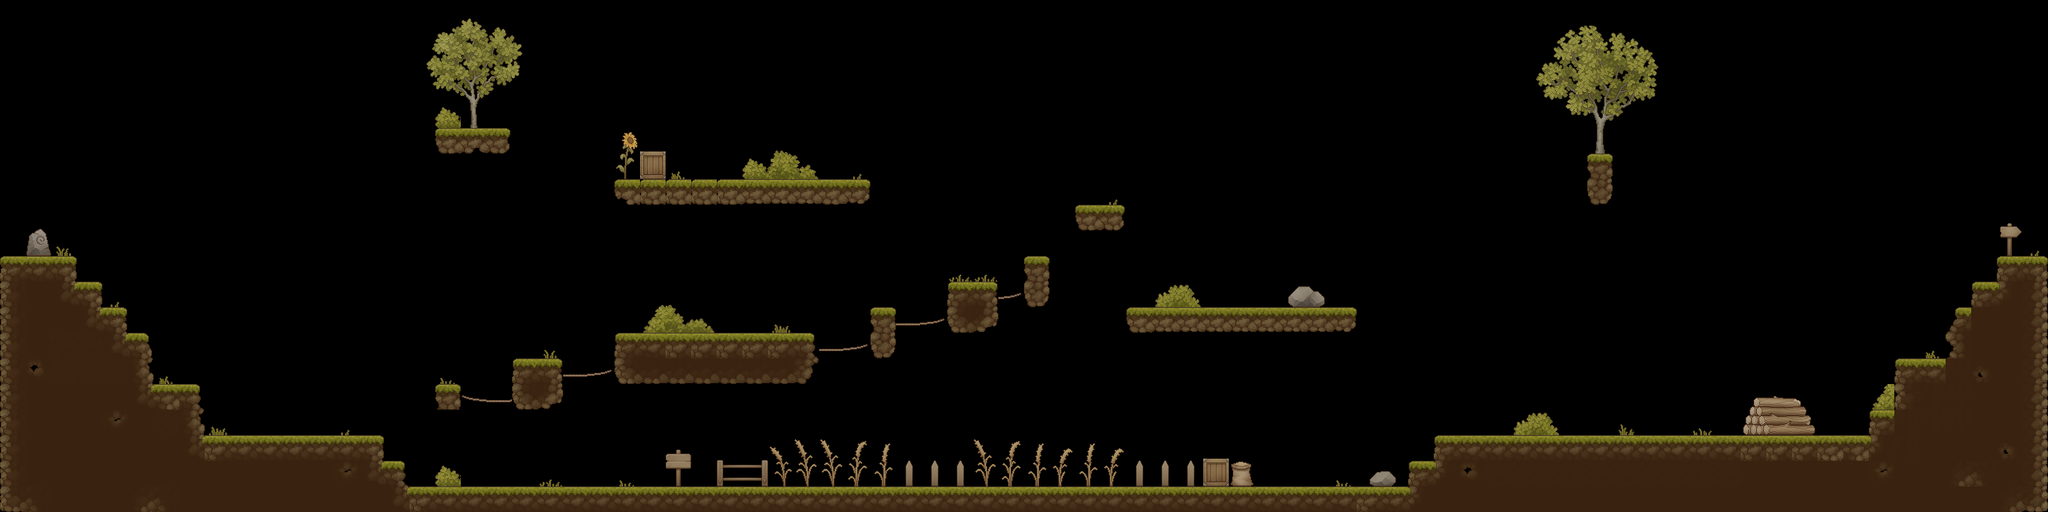

Tiled map render using the project's own tile images. Description and the whole map definition, tile-layer contents included, below:
An orthogonal 80x20 tile map with 32x32 px tiles, 2 tile layers (Sol, Déco), 2 tilesets.

<map version="1.10" tiledversion="1.10.2" orientation="orthogonal" renderorder="right-down" width="80" height="20" tilewidth="32" tileheight="32" infinite="0" nextlayerid="4" nextobjectid="1">
 <tileset firstgid="1" name="TX_Tileset_Ground" tilewidth="32" tileheight="32" tilecount="256" columns="16">
  <image source="TX_Tileset_Ground.png" width="512" height="512" />
 </tileset>
 <tileset firstgid="257" name="TX Village Props" tilewidth="32" tileheight="32" tilecount="1024" columns="32">
  <image source="village.png" width="1024" height="1024" />
 </tileset>
 <layer id="1" name="Sol" width="80" height="20" locked="1">
  <data encoding="csv">
38,0,0,0,0,0,0,0,0,0,0,0,0,0,0,0,0,0,0,0,0,0,0,0,0,0,0,0,0,0,0,0,0,0,0,0,0,0,0,0,0,0,0,0,0,0,0,0,0,0,0,0,0,0,0,0,0,0,0,0,0,0,0,0,0,0,0,0,0,0,0,0,0,0,0,0,0,0,0,0,
38,0,0,0,0,0,0,0,0,0,0,0,0,0,0,0,0,0,0,0,0,0,0,0,0,0,0,0,0,0,0,0,0,0,0,0,0,0,0,0,0,0,0,0,0,0,0,0,0,0,0,0,0,0,0,0,0,0,0,0,0,0,0,0,0,0,0,0,0,0,0,0,0,0,0,0,0,0,0,0,
38,0,0,0,0,0,0,0,0,0,0,0,0,0,0,0,0,0,0,0,0,0,0,0,0,0,0,0,0,0,0,0,0,0,0,0,0,0,0,0,0,0,0,0,0,0,0,0,0,0,0,0,0,0,0,0,0,0,0,0,0,0,0,0,0,0,0,0,0,0,0,0,0,0,0,0,0,0,0,0,
38,0,0,0,0,0,0,0,0,0,0,0,0,0,0,0,0,0,0,0,0,0,0,0,0,0,0,0,0,0,0,0,0,0,0,0,0,0,0,0,0,0,0,0,0,0,0,0,0,0,0,0,0,0,0,0,0,0,0,0,0,0,0,0,0,0,0,0,0,0,0,0,0,0,0,0,0,0,0,0,
38,0,0,0,0,0,0,0,0,0,0,0,0,0,0,0,0,0,0,0,0,0,0,0,0,0,0,0,0,0,0,0,0,0,0,0,0,0,0,0,0,0,0,0,0,0,0,0,0,0,0,0,0,0,0,0,0,0,0,0,0,0,0,0,0,0,0,0,0,0,0,0,0,0,0,0,0,0,0,0,
38,0,0,0,0,0,0,0,0,0,0,0,0,0,0,0,0,10,56,11,0,0,0,0,0,0,0,0,0,0,0,0,0,0,0,0,0,0,0,0,0,0,0,0,0,0,0,0,0,0,0,0,0,0,0,0,0,0,0,0,0,0,0,0,0,0,0,0,0,0,0,0,0,0,0,0,0,0,0,0,
38,0,0,0,0,0,0,0,0,0,0,0,0,0,0,0,0,0,0,0,0,0,0,0,0,293,0,0,0,0,0,0,0,0,0,0,0,0,0,0,0,0,0,0,0,0,0,0,0,0,0,0,0,0,0,0,0,0,0,0,0,0,8,0,0,0,0,0,0,0,0,0,0,0,0,0,0,0,0,0,
38,0,0,0,0,0,0,0,0,0,0,0,0,0,0,0,0,0,0,0,0,0,0,0,55,193,193,193,193,226,226,226,194,227,0,0,0,0,0,0,0,0,0,0,0,0,0,0,0,0,0,0,0,0,0,0,0,0,0,0,0,0,24,0,0,0,0,0,0,0,0,0,0,0,0,0,0,0,0,0,
38,0,0,0,0,0,0,0,0,0,0,0,0,0,0,0,0,0,0,0,0,0,0,0,0,0,0,0,0,0,0,0,0,0,0,0,0,0,0,0,0,0,10,11,0,0,0,0,0,0,0,0,0,0,0,0,0,0,0,0,0,0,0,0,0,0,0,0,0,0,0,0,0,0,0,0,0,0,0,0,
38,0,0,0,0,0,0,0,0,0,0,0,0,0,0,0,0,0,0,0,0,0,0,0,0,0,0,0,0,0,0,0,0,0,0,0,0,0,0,0,0,0,0,0,0,0,0,0,0,0,0,0,0,0,0,0,0,0,0,0,0,0,0,0,0,0,0,0,0,0,0,0,0,0,0,0,0,0,0,0,
1,2,3,0,0,0,0,0,0,0,0,0,0,0,0,0,0,0,0,0,0,0,0,0,0,0,0,0,0,0,0,0,0,0,0,0,0,0,0,0,8,0,0,0,0,0,0,0,0,0,0,0,0,0,0,0,0,0,0,0,0,0,0,0,0,0,0,0,0,0,0,0,0,0,0,0,0,0,1,3,
17,182,97,3,0,0,0,0,0,0,0,0,0,0,0,0,0,0,0,0,0,0,0,0,0,0,0,0,0,0,0,0,0,0,0,0,0,5,6,0,24,0,0,0,0,0,0,0,0,0,636,637,0,0,0,0,0,0,0,0,0,0,0,0,0,0,0,0,0,0,0,0,0,0,0,0,0,5,99,19,
17,182,182,97,6,0,0,0,0,0,0,0,0,0,0,0,0,0,0,0,0,0,0,0,0,0,0,0,0,0,0,0,0,0,8,0,0,21,22,0,0,0,0,0,225,226,226,226,226,226,226,226,227,0,0,0,0,0,0,0,0,0,0,0,0,0,0,0,0,0,0,0,0,0,0,0,13,183,183,19,
17,182,76,76,97,224,0,0,0,0,0,0,0,0,0,0,0,0,0,0,0,0,0,0,5,60,59,59,59,59,59,14,0,0,24,0,0,0,0,0,0,0,0,0,0,0,0,0,0,0,0,0,0,0,0,0,0,0,0,0,0,0,0,0,0,0,0,0,0,0,0,0,0,0,0,0,165,183,183,19,
17,92,76,76,76,185,0,0,0,0,0,0,0,0,0,0,0,0,0,0,5,6,0,0,21,248,248,248,248,248,248,30,0,0,0,0,0,0,0,0,0,0,0,0,0,0,0,0,0,0,0,0,0,0,0,0,0,0,0,0,0,0,0,0,0,0,0,0,0,0,0,0,0,0,5,2,77,109,183,19,
17,182,182,182,182,97,62,14,0,0,0,0,0,0,0,0,0,8,0,0,21,22,0,0,0,0,0,0,0,0,0,0,0,0,0,0,0,0,0,0,0,0,0,0,0,0,0,0,0,0,0,0,0,0,0,0,0,0,0,0,0,0,0,0,0,0,0,0,0,0,0,0,0,0,181,77,77,183,183,19,
17,182,182,182,124,182,104,185,0,0,0,0,0,0,0,0,0,0,0,0,0,0,0,0,0,0,0,0,0,0,0,0,0,0,0,0,0,0,0,0,0,0,0,0,0,0,0,0,0,0,0,0,0,0,0,0,0,0,0,0,0,0,0,0,0,0,0,0,614,615,616,0,0,5,77,77,77,183,183,19,
17,182,182,182,182,182,182,97,59,61,61,61,61,61,3,0,0,0,0,0,0,0,0,0,0,0,0,0,0,0,0,0,0,0,0,0,0,0,0,0,0,0,0,0,0,0,0,0,0,0,0,0,0,0,0,0,5,60,60,60,60,60,60,60,60,61,61,61,59,59,59,57,62,99,77,183,183,183,109,19,
17,166,182,182,182,182,182,139,199,199,199,199,199,124,97,14,0,0,0,0,0,0,0,0,0,0,0,0,0,0,0,0,0,0,0,0,0,0,0,0,0,0,0,0,0,0,0,293,0,0,0,0,0,634,635,5,99,92,104,104,104,104,104,104,104,104,104,104,183,183,183,183,183,124,183,183,65,67,183,19,
33,67,166,166,166,65,67,166,166,166,166,166,166,166,166,97,59,61,61,61,61,61,61,61,61,61,61,61,61,61,61,61,61,61,61,61,61,61,61,61,61,61,61,61,61,61,60,60,61,61,61,61,61,59,61,99,166,166,166,166,166,166,166,166,166,166,166,166,166,166,166,166,166,166,166,166,166,166,65,35
</data>
 </layer>
 <layer id="2" name="Déco" width="80" height="20" locked="1">
  <data encoding="csv">
0,0,0,0,0,0,0,0,0,0,0,0,0,0,0,0,0,0,728,0,0,0,0,0,0,0,0,0,0,0,0,0,0,0,0,0,0,0,0,0,0,0,0,0,0,0,0,0,0,0,0,0,0,0,0,0,0,0,0,0,0,0,0,0,0,0,0,0,0,0,0,0,0,0,0,0,0,0,0,0,
0,0,0,0,0,0,0,0,0,0,0,0,0,0,0,0,758,759,760,761,762,0,0,0,0,0,0,0,0,0,0,0,0,0,0,0,0,0,0,0,0,0,0,0,0,0,0,0,0,0,0,0,0,0,0,0,0,0,0,0,731,732,733,734,735,0,0,0,0,0,0,0,0,0,0,0,0,0,0,0,
0,0,0,0,0,0,0,0,0,0,0,0,0,0,0,0,790,791,792,793,794,0,0,0,0,0,0,0,0,0,0,0,0,0,0,0,0,0,0,0,0,0,0,0,0,0,0,0,0,0,0,0,0,0,0,0,0,0,0,0,763,764,765,766,767,0,0,0,0,0,0,0,0,0,0,0,0,0,0,0,
0,0,0,0,0,0,0,0,0,0,0,0,0,0,0,0,822,823,824,825,826,0,0,0,0,0,0,0,0,0,0,0,0,0,0,0,0,0,0,0,0,0,0,0,0,0,0,0,0,0,0,0,0,0,0,0,0,0,0,0,795,796,797,798,799,0,0,0,0,0,0,0,0,0,0,0,0,0,0,0,
0,0,0,0,0,0,0,0,0,0,0,0,0,0,0,0,0,851,856,0,0,0,0,0,0,0,0,0,0,0,0,0,0,0,0,0,0,0,0,0,0,0,0,0,0,0,0,0,0,0,0,0,0,0,0,0,0,0,0,0,0,828,829,830,0,0,0,0,0,0,0,0,0,0,0,0,0,0,0,0,
0,0,0,0,0,0,0,0,0,0,0,0,0,0,0,0,0,0,0,0,0,0,0,0,542,261,0,0,0,0,820,0,0,0,0,0,0,0,0,0,0,0,0,0,0,0,0,0,0,0,0,0,0,0,0,0,0,0,0,0,0,0,861,0,0,0,0,0,0,0,0,0,0,0,0,0,0,0,0,0,
0,0,0,0,0,0,0,0,0,0,0,0,0,0,0,0,0,0,0,0,0,0,0,0,574,293,717,0,0,851,852,853,722,719,0,0,0,0,0,0,0,0,0,0,0,0,0,0,0,0,0,0,0,0,0,0,0,0,0,0,0,0,0,0,0,0,0,0,0,0,0,0,0,0,0,0,0,0,0,0,
0,0,0,0,0,0,0,0,0,0,0,0,0,0,0,0,0,0,0,0,0,0,0,0,0,0,0,0,0,0,0,0,0,0,0,0,0,0,0,0,0,0,0,719,0,0,0,0,0,0,0,0,0,0,0,0,0,0,0,0,0,0,0,0,0,0,0,0,0,0,0,0,0,0,0,0,0,0,0,0,
0,806,0,0,0,0,0,0,0,0,0,0,0,0,0,0,0,0,0,0,0,0,0,0,0,0,0,0,0,0,0,0,0,0,0,0,0,0,0,0,0,0,0,0,0,0,0,0,0,0,0,0,0,0,0,0,0,0,0,0,0,0,0,0,0,0,0,0,0,0,0,0,0,0,0,0,0,0,269,0,
0,838,749,0,0,0,0,0,0,0,0,0,0,0,0,0,0,0,0,0,0,0,0,0,0,0,0,0,0,0,0,0,0,0,0,0,0,0,0,0,0,0,0,0,0,0,0,0,0,0,0,0,0,0,0,0,0,0,0,0,0,0,0,0,0,0,0,0,0,0,0,0,0,0,0,0,0,0,301,719,
0,0,0,0,0,0,0,0,0,0,0,0,0,0,0,0,0,0,0,0,0,0,0,0,0,0,0,0,0,0,0,0,0,0,0,0,0,782,782,0,0,0,0,0,0,0,0,0,0,0,0,0,0,0,0,0,0,0,0,0,0,0,0,0,0,0,0,0,0,0,0,0,0,0,0,0,0,721,0,0,
0,0,0,0,719,0,0,0,0,0,0,0,0,0,0,0,0,0,0,0,0,0,0,0,0,815,816,817,0,0,0,0,0,0,0,0,0,0,0,629,0,0,0,0,0,844,845,0,0,0,636,637,0,0,0,0,0,0,0,0,0,0,0,0,0,0,0,0,0,0,0,0,0,0,0,0,0,0,0,0,
0,0,0,0,0,0,0,0,0,0,0,0,0,0,0,0,0,0,0,0,0,0,0,0,0,847,848,849,0,0,718,0,0,0,0,628,629,0,0,0,0,0,0,0,0,0,0,0,0,0,0,0,0,0,0,0,0,0,0,0,0,0,0,0,0,0,0,0,0,0,0,0,0,0,0,0,0,0,0,0,
0,0,0,0,0,0,0,0,0,0,0,0,0,0,0,0,0,0,0,0,0,751,0,0,0,0,0,0,0,0,0,0,628,629,0,0,0,0,0,0,0,0,0,0,0,0,0,0,0,0,0,0,0,0,0,0,0,0,0,0,0,0,0,0,0,0,0,0,0,0,0,0,0,0,0,717,0,0,0,0,
0,0,0,0,0,0,717,0,0,0,0,0,0,0,0,0,0,783,0,0,0,0,628,629,0,0,0,0,0,0,0,0,0,0,0,0,0,0,0,0,0,0,0,0,0,0,0,0,0,0,0,0,0,0,0,0,0,0,0,0,0,0,0,0,0,0,0,0,0,0,0,0,0,0,0,0,0,0,0,0,
0,0,0,0,0,0,0,0,0,0,0,0,0,0,0,0,0,0,627,628,0,0,0,0,0,0,0,0,0,0,0,0,0,0,0,0,0,0,0,0,0,0,0,0,0,0,0,0,0,0,0,0,0,0,0,0,0,0,0,0,0,0,0,0,0,0,0,0,582,583,584,0,0,847,0,0,0,0,0,0,
0,0,0,0,0,0,0,0,718,0,0,0,0,719,0,0,0,0,0,0,0,0,0,0,0,0,0,0,0,0,0,0,0,0,0,0,0,0,0,0,0,0,0,0,0,0,0,0,0,0,0,0,0,0,0,0,0,0,0,844,845,0,0,781,0,0,750,0,614,615,616,0,721,0,0,0,0,0,0,0,
0,0,0,0,0,0,0,0,0,0,0,0,0,0,0,721,0,0,0,0,0,0,0,0,0,0,272,0,329,330,753,754,754,755,756,0,0,0,754,755,756,757,756,757,0,0,0,261,0,0,0,0,0,0,0,0,0,0,0,0,0,0,0,0,0,0,0,0,0,0,0,0,0,0,0,0,0,0,0,0,
0,0,0,0,0,0,0,0,0,0,0,0,0,0,0,0,0,851,0,0,0,782,0,0,783,0,304,0,361,362,785,786,786,787,788,358,358,358,786,787,788,789,788,789,358,358,358,293,497,0,0,0,783,634,635,0,0,0,0,0,0,0,0,0,0,0,0,0,0,0,0,0,0,0,0,0,0,0,0,0,
0,0,0,0,0,0,0,0,0,0,0,0,0,0,0,0,0,0,0,0,0,0,0,0,0,0,0,0,0,0,0,0,0,0,0,0,0,0,0,0,0,0,0,0,0,0,0,0,0,0,0,0,0,0,0,0,0,0,0,0,0,0,0,0,0,0,0,0,0,0,0,0,0,0,0,0,0,0,0,0
</data>
 </layer>
</map>
